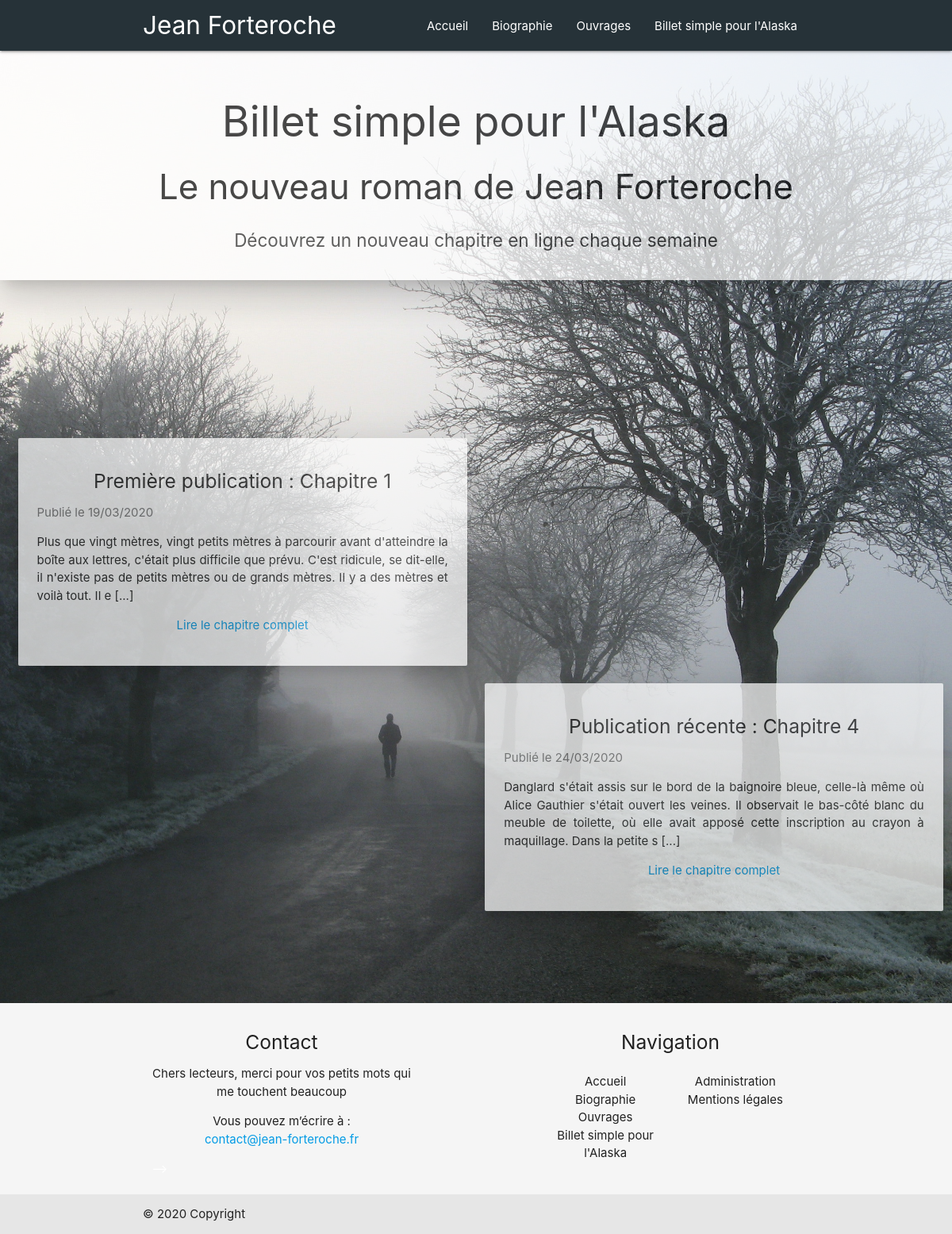
The page / on the database its author committed.
### tables this page shows
CREATE TABLE `posts` (
  `id` int(11) NOT NULL,
  `title` varchar(255) NOT NULL,
  `content` text NOT NULL,
  `image` varchar(255) NOT NULL DEFAULT 'post.jpg',
  `date` datetime NOT NULL,
  `posted` tinyint(1) NOT NULL
);

### Controller/frontend.php (called while the page is built, shortened)
<?php
require_once('Model/PostManager.php');
function home()
{
    $postManager = new PostManager();
    $lastpost = $postManager->get_lastpost();
    $firstpost = $postManager->get_firstpost();
    require('View/frontend/home.php');
}

### Model/PostManager.php (called while the page is built, shortened)
<?php
class PostManager extends Manager
{
    public function get_firstpost()
    {
        $db = $this->dbconnect();
        $req = $db->query("
        SELECT *
        FROM posts
        WHERE posted = '1'
        order by date
        LIMIT 1
    ");
        $results = [];
        while ($rows = $req->fetchObject()) {
            $results[] = $rows;
        }
        return $results;
    }
    public function get_lastpost()
    {
        $db = $this->dbconnect();
        $req = $db->query("
        SELECT *
        FROM posts
        WHERE posted = '1'
        order by date desc
        LIMIT 1
    ");
        $results = [];
        while ($rows = $req->fetchObject()) {
            $results[] = $rows;
        }
        return $results;
    }
}

### View/frontend/home.php (the view, shortened to what this page needs)
<div class="iris">
    <div class="section white z-depth-5 home-cards center-align" id="iris-txt">
        <h2 class="black-text" id="iris-title-1">Billet simple pour l'Alaska</h2>
        <h3 class="black-text" id="iris-title-2">Le nouveau roman de Jean Forteroche</h3>
        <h4 id="iris-subtitle">Découvrez un nouveau chapitre en ligne chaque semaine</h4>
    </div>
    <div class="row" id="essai">
        <div class="section transparent col s12 m12 l12" id="iris-txt-2">
            <?php
            foreach ($firstpost as $post) {
            ?>
                <div class="col s10 m8 l6">
                    <div class="card-panel white z-depth-5 home-cards">
                        <h5 class="grey-text text-darken-4 center-align">Première publication : <?= $post->title ?></h5>
                        <p class="grey-text text-darken-1">Publié le <?= date("d/m/Y", strtotime($post->date)); ?></p>
                        <div class="card-content">
                            <p><?= substr($post->content, 0, 350); ?> [...]</p>
                        </div>
                        <p class="center-align"><a href="index.php?url=post&id=<?= $post->id ?>">Lire le chapitre complet</a></p>
                    </div>
                </div>
        </div>
    <?php
            }
    ?>
    <?php
    foreach ($lastpost as $post) {
    ?>
        <div class="col s10 m8 l6 right">
            <div class="card-panel white z-depth-5 home-cards">
                <h5 class="grey-text text-darken-4 center-align">Publication récente : <?= $post->title ?></h5>
                <p class="grey-text text-darken-1">Publié le <?= date("d/m/Y", strtotime($post->date)); ?></p>
                <div class="card-content">
                    <p><?= substr($post->content, 0, 350); ?> [...]</p>
                </div>
                <p class="center-align"><a href="index.php?url=post&id=<?= $post->id ?>">Lire le chapitre complet</a></p>
            </div>
        </div>
    </div>
<?php
    }
?>
<?php require('template.php'); ?>

### Public/css/style.css (style rules this page uses)
html, body { height: 100%; }
#essai { margin-top: 16%; }
.iris { background-image: url("../img/posts/AlaskaBook.jpg"); background-repeat: no-repeat; height: 150vh; background-size: cover; background-position: center; }
#iris-txt { padding-top: 3vh; padding-bottom: 3vh; }
#iris-subtitle { padding-top: 1vh; font-size: 1.5em; }
#iris-txt-2 { top: 60vh; }
.home-cards { opacity: 0.7; }

### rows shown on the page
posts: title "Chapitre 1", date "19/03/2020", content "Plus que vingt mètres, vingt petits mètres à parcourir avant d'atteindre la boîte aux lettres, c'était plus difficile que prévu. C'est ridicule, se dit-elle, il n'existe pas de petits mètres ou de grands mètres. Il y a des mètres et voilà tout. Il e"
posts: title "Chapitre 4", date "24/03/2020", content "Danglard s'était assis sur le bord de la baignoire bleue, celle-là même où Alice Gauthier s'était ouvert les veines. Il observait le bas-côté blanc du meuble de toilette, où elle avait apposé cette inscription au crayon à maquillage. Dans la petite s"
